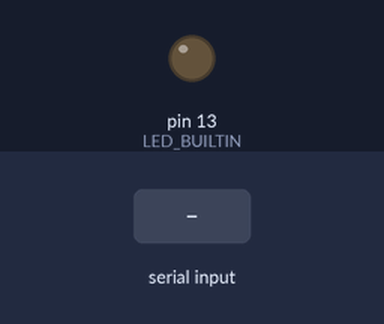
A sketch run on a simulated Arduino Uno, built with avr-gcc and run on an emulated ATmega328P. On the bench: output pins drawn as LEDs (lit = HIGH). Inputs (shaded band) come from the test bench.

Above: at 1.2 s.
1.3 s: "1" received over the second serial link
At 1.6 s:
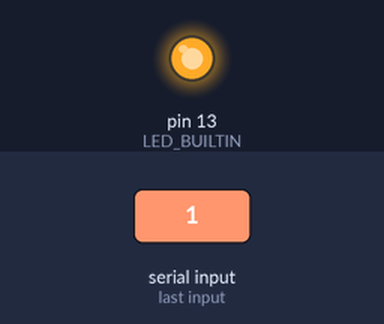
2.8 s: "0" received over the second serial link
At 4.1 s:
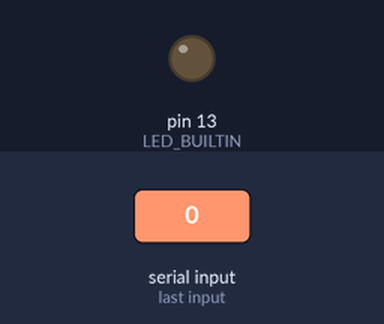
Timing chart, 0 to 5.8 s (numbered marks = the images above; inputs shaded):
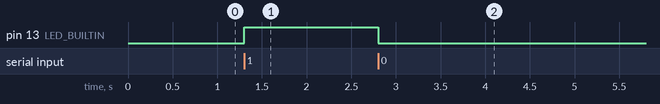

The sketch:

test1.ino
```cpp
#include <SoftwareSerial.h>

// Create a SoftwareSerial instance for communication with HC-05
SoftwareSerial BTSerial(10, 11); // RX, TX on pins 10 and 11 (TX on Arduino to RX on HC-05 via voltage divider)

void setup() {
  // Initialize serial communication with the PC
  Serial.begin(9600);

  // Initialize Bluetooth serial communication with the HC-05 module
  BTSerial.begin(9600);  // Set baud rate for HC-05

  // Optional: Indicator LED (can be any pin or LED_BUILTIN)
  pinMode(LED_BUILTIN, OUTPUT);

  // Let the app know Bluetooth is ready
  BTSerial.println("Bluetooth is ready. Waiting for connection...");
}

void loop() {
  // Check if data is coming from the Bluetooth module (from the app)
  if (BTSerial.available()) {
    char data = BTSerial.read();  // Read the incoming data from Flutter

    if (data == '1') {
      // If '1' is received from Flutter (connection successful)
      digitalWrite(LED_BUILTIN, HIGH);  // Turn on LED to indicate connection
      BTSerial.println("Connected");
    } else if (data == '0') {
      // If '0' is received from Flutter (disconnect)
      digitalWrite(LED_BUILTIN, LOW);   // Turn off the LED to indicate disconnection
      BTSerial.println("Disconnected");
    }
  }

  // Optionally, forward data from the serial monitor to the Bluetooth module
  if (Serial.available()) {
    BTSerial.write(Serial.read());  // Send data from Serial Monitor to Bluetooth
  }
}
```

Measured:
- after the input at 1.3 s, pin 13 (LED_BUILTIN): LOW → HIGH at once
- after the input at 2.8 s, pin 13 (LED_BUILTIN): HIGH → LOW at once
